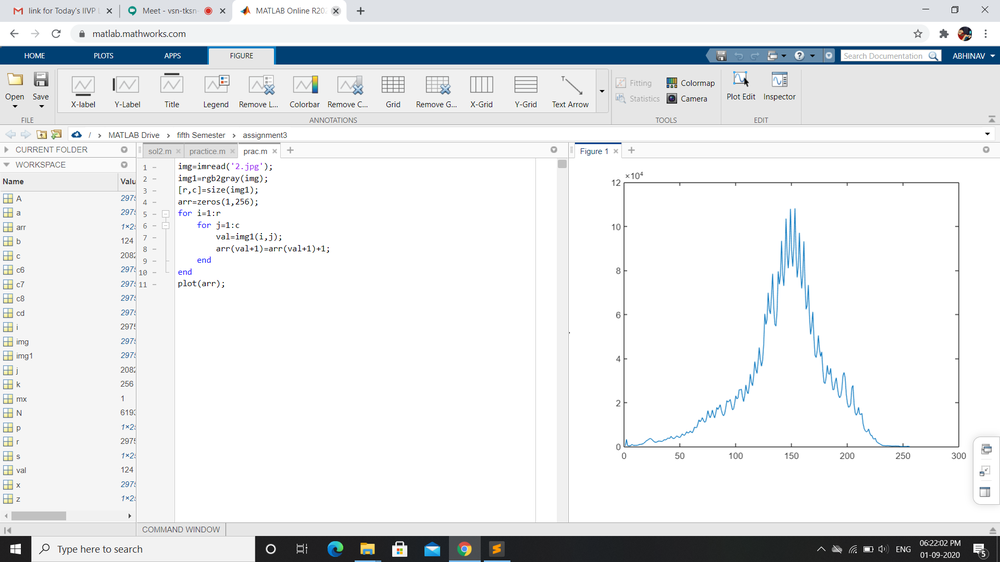
%> input picture 2.png, 1000 x 562 px, shrunk from 1920 x 1080 before the run, given in place of 2.jpg, which was not available
$ octave Q2.m   (GNU Octave 9; MATLAB toolbox functions it lacks are replaced by stand-ins)
%> lines starting %> are read from the running program, lines starting %| are printed output that depends on the picture; pictures that were not available may be replaced by others from this repository, and a replacement may not be noted
clear all;
clc;

%reading image
input = imread("2.jpg");
%> input is the input picture: size 562x1000x3 uint8; mean R, G, B 230.4, 232.7, 234.4
i = input(:,:,1);
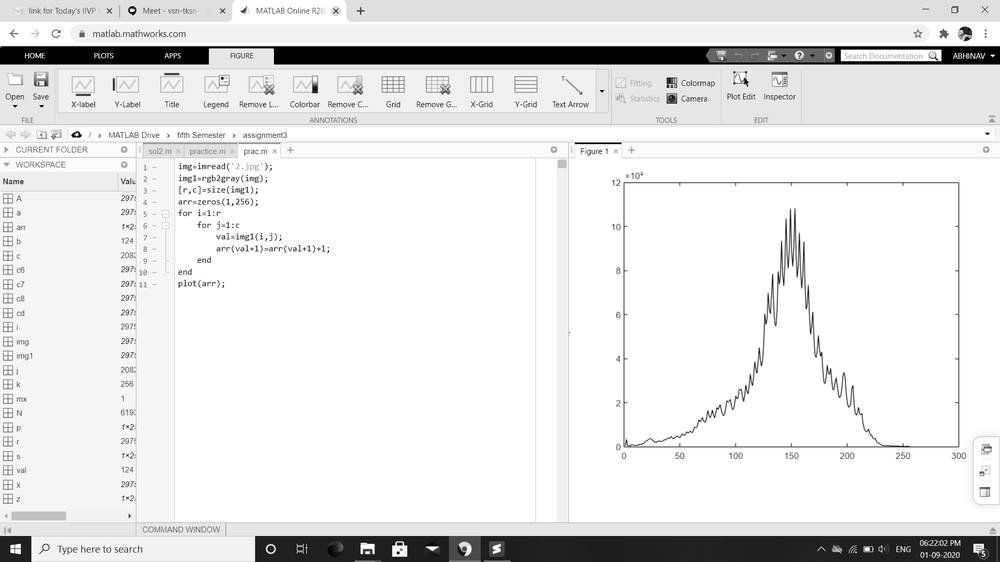
%> i: size 562x1000 uint8; min 0, max 255, mean 230.4

 % find the min. value of pixels in all the columns (row vector)
temp = min(i);
%> temp = 1000 values from 0 to 0

 % find the min. value of pixel in the image
rmin = min(temp);
%> rmin = 0
rmi = rmin.*.15;
%> rmi = 0

 % find the max. value of pixels in all the columns (row vector)
temp = max(i);
%> temp = 1000 values from 255 to 255

 % find the max. value of pixel in the image
rmax = max(temp);
%> rmax = 255
rmx = rmax.*.70;
%> rmx = 179

 % find the slope of line joining point (0,255) to (rmin,rmax)
m = 255/(rmx - rmi);
%> m = 1

 % find the intercept of the straight line with the axis
c = 255 - m*rmx;
%> c = 76

 % transform the image according to new slope
i_new = m*i + c;
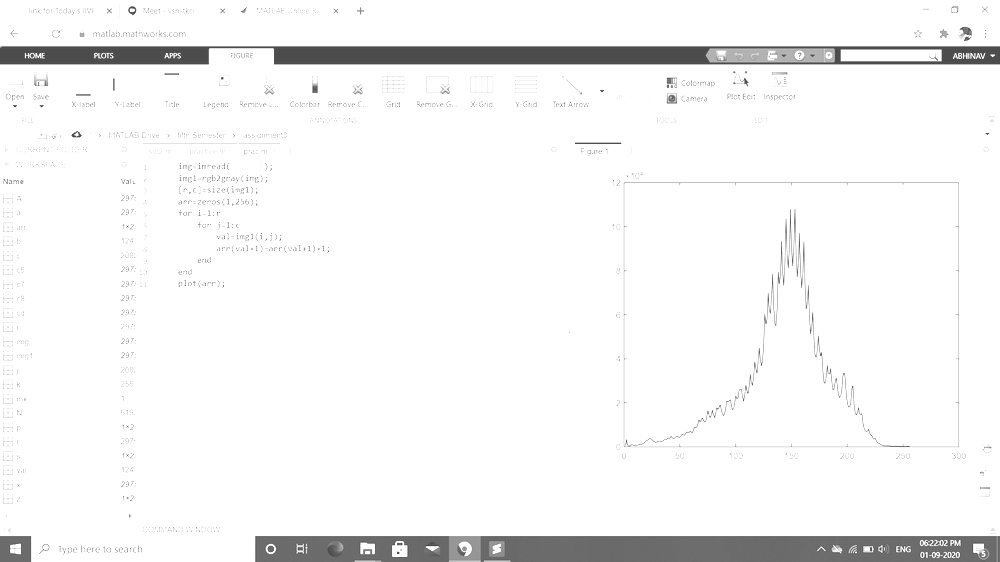
%> i_new: size 562x1000 uint8; min 76, max 255, mean 244.5

subplot(1,2,2);
figure,imshow(i_new);

$ run again, with 1_a_0.2.png copied over 2.png
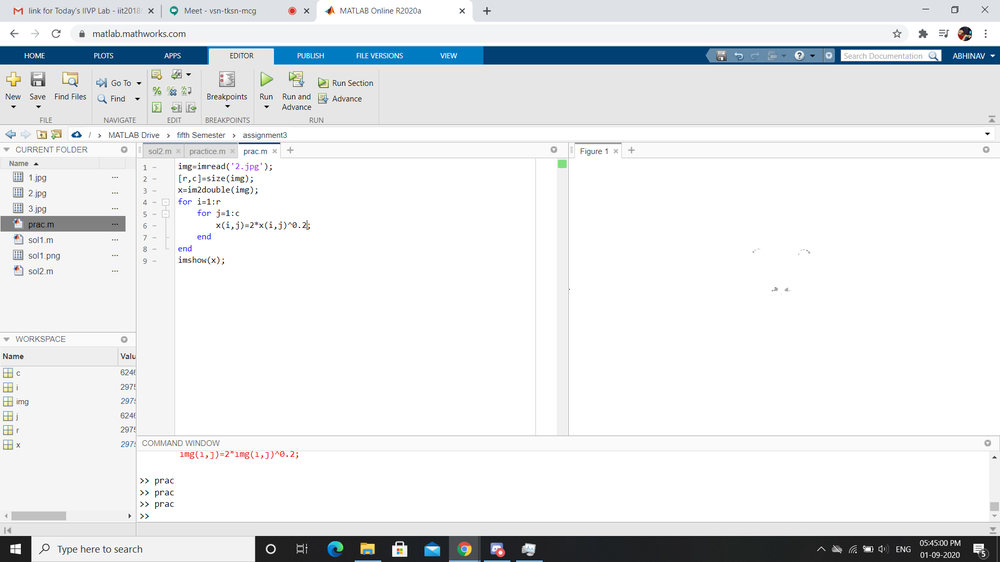
%> input picture 1_a_0.2.png, 1000 x 562 px, shrunk from 1920 x 1080 before the run, given in place of 2.jpg, which was not available
%> input is the input picture: size 562x1000x3 uint8; mean R, G, B 231.3, 233.5, 235.2
%> `i = input(:,:,1);`:
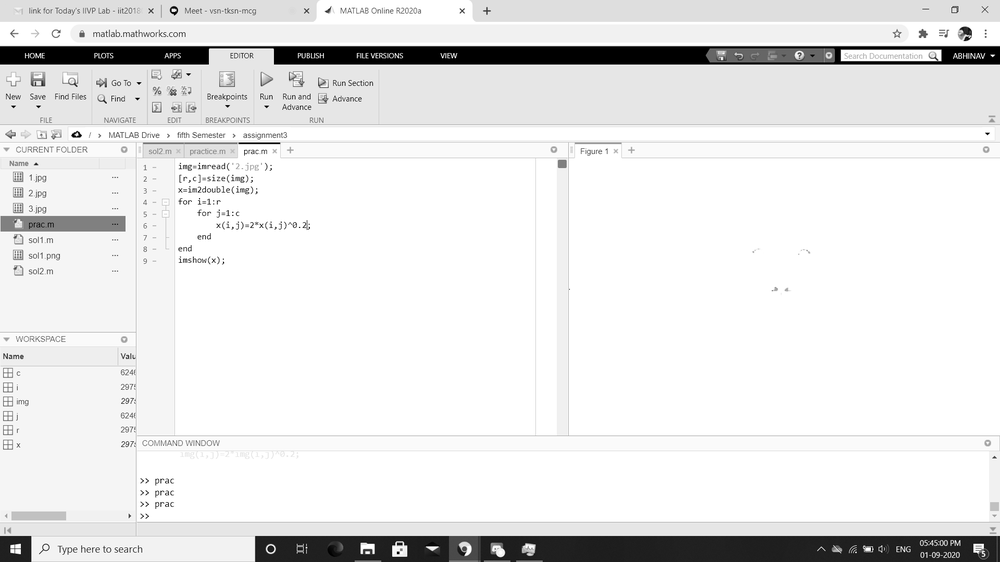
%> i: size 562x1000 uint8; min 0, max 255, mean 231.3
%> `temp = min(i);`: temp = 1000 values from 0 to 0
%> rmin = 0
%> `temp = max(i);`: temp = 1000 values from 255 to 255
%> rmax = 255
%> rmx = 179
%> m = 1
%> c = 76
%> `i_new = m*i + c;`:
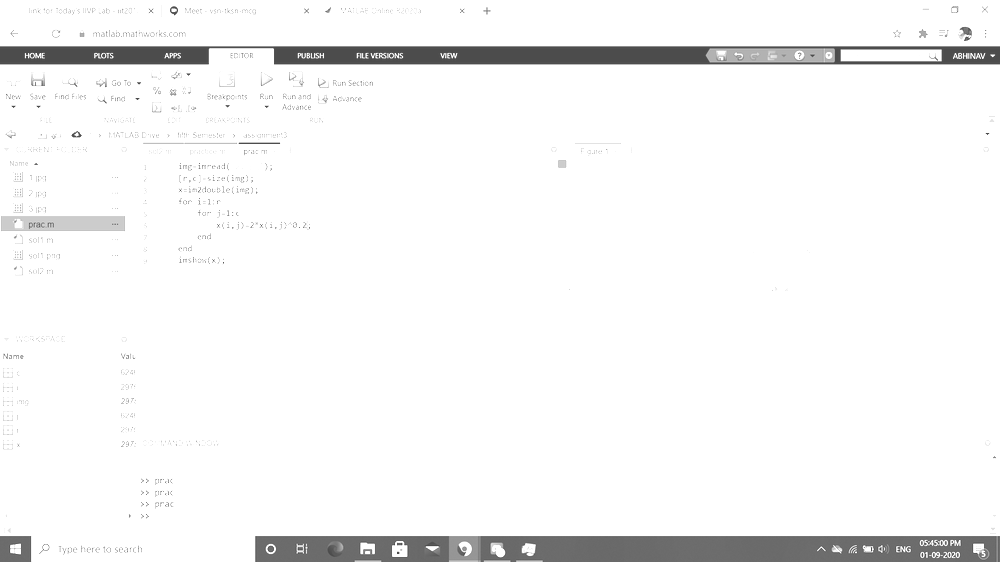
%> i_new: size 562x1000 uint8; min 76, max 255, mean 244.9

$ run again, with 1_a_0.3.png copied over 2.png
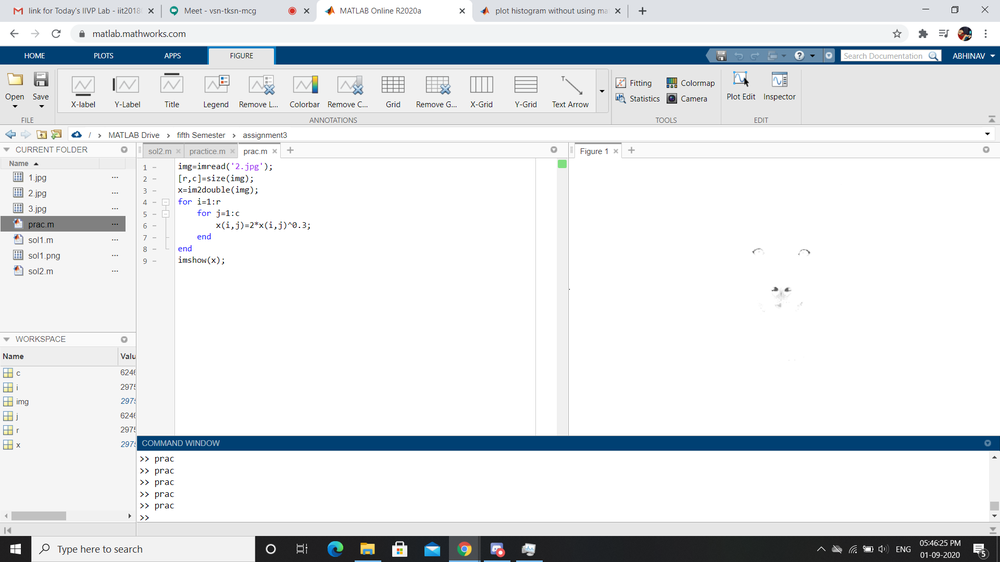
%> input picture 1_a_0.3.png, 1000 x 562 px, shrunk from 1920 x 1080 before the run, given in place of 2.jpg, which was not available
%> input is the input picture: size 562x1000x3 uint8; mean R, G, B 225.7, 229, 231.8
%> `i = input(:,:,1);`:
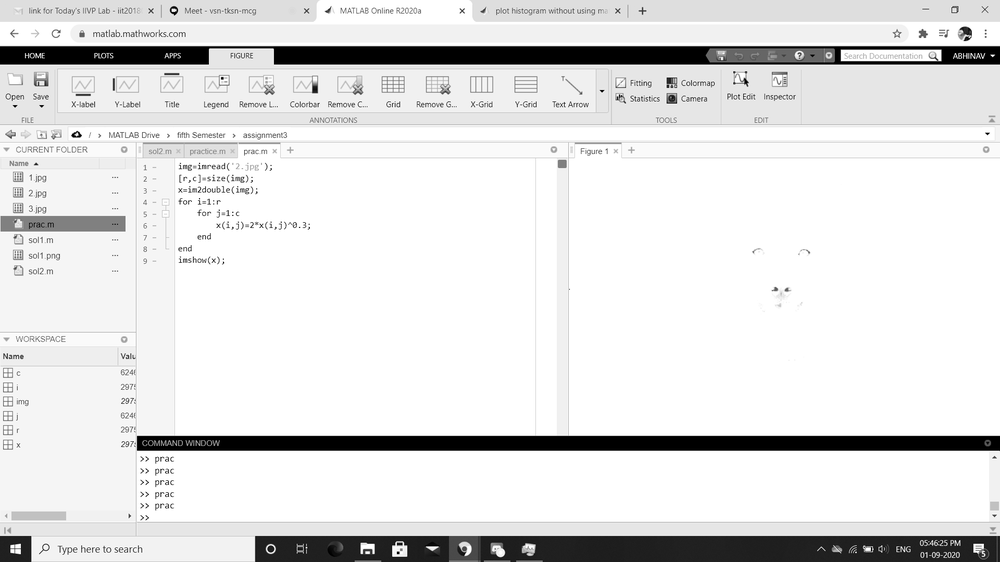
%> i: size 562x1000 uint8; min 0, max 255, mean 225.7
%> `temp = min(i);`: temp = 1000 values from 0 to 0
%> rmin = 0
%> `temp = max(i);`: temp = 1000 values from 255 to 255
%> rmax = 255
%> rmx = 179
%> m = 1
%> c = 76
%> `i_new = m*i + c;`:
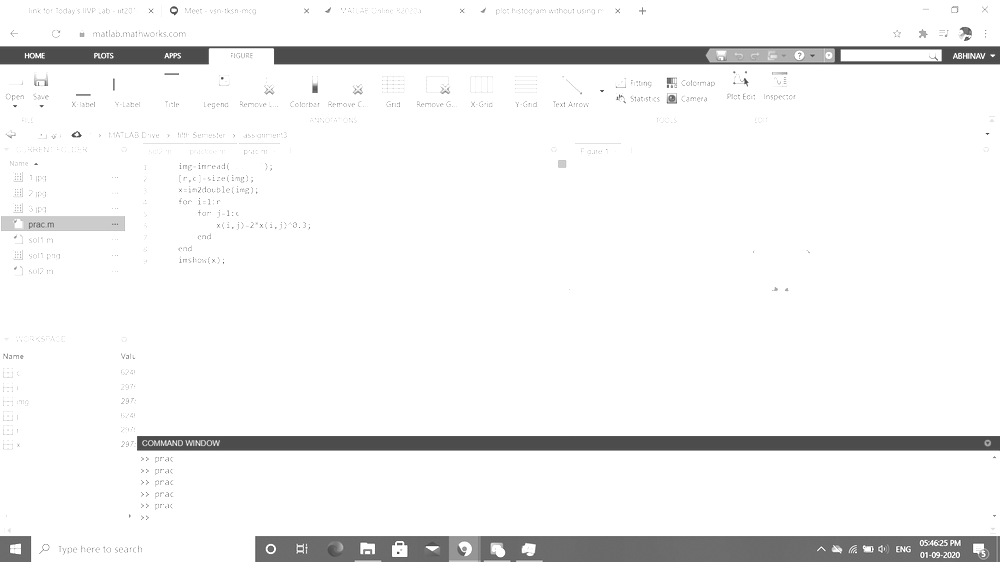
%> i_new: size 562x1000 uint8; min 76, max 255, mean 240.8
